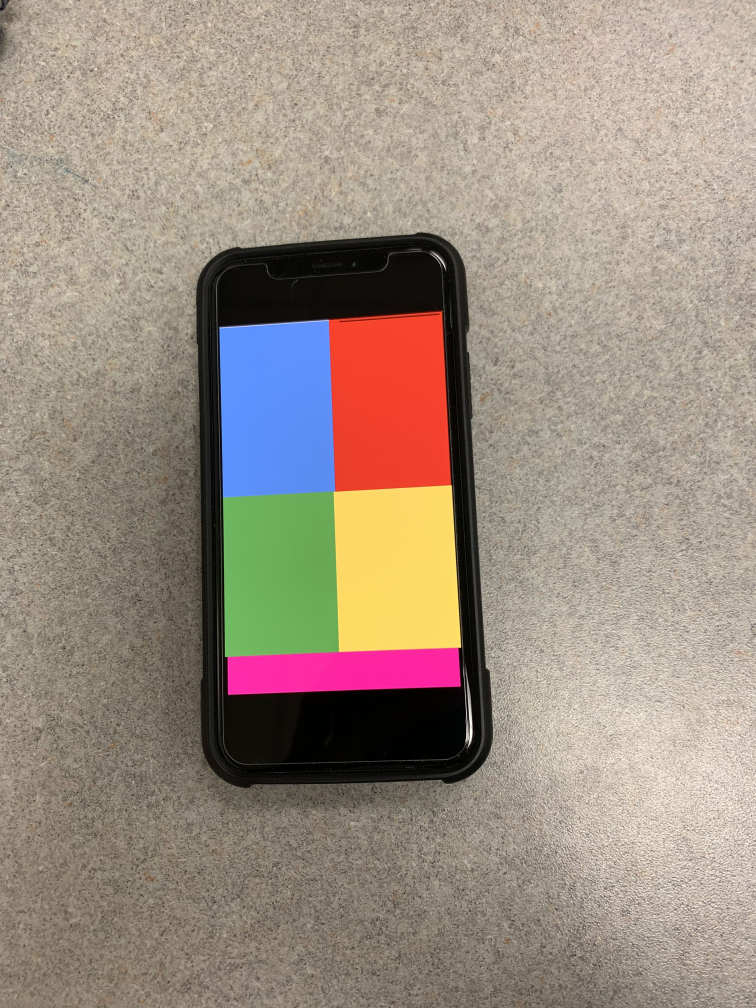
#> input picture IMG_4557.jpg, 3024 x 4032 px (shown at 1/4 size)
$ python -i colorcoordinates.py   (imports and definitions only)   (Python 2 division)
#> lines starting #> are read from the running program, lines starting #| are printed output that depends on the picture; after the words box and inside, x2 and y2 are one past the last pixel; in counts of white or black regions, pixels touching at a corner belong together
#> further down, picture is the input picture: shape (4032, 3024, 3); mean B, G, R 129, 142.2, 156.1
### boundingRectangle.py
# import the necessary packages
import cv2

class RectangleDetector:
	def __init__(self):
		pass

	# [42 lines left out: function detect, not called in this run]

### colorcoordinates.py
'''
- dont delete my comments bc its code i def do not know how to rewrite
'''
# importing modules

import cv2
import numpy as np
import math
import imutils
from shapedetector import ShapeDetector
from boundingRectangle import RectangleDetector
# from DetectColor import master_runner


# create class to store pattern objects
class pattern:
    # [5 lines left out: function __init__, not called in this run]


class coordinates:
    def __init__(self, x, y):
        self.x = x
        self.y = y


# [13 lines left out: function rotatePoint, not called in this run]

def detectRectangle(image):
        resized = imutils.resize(image, width=300)
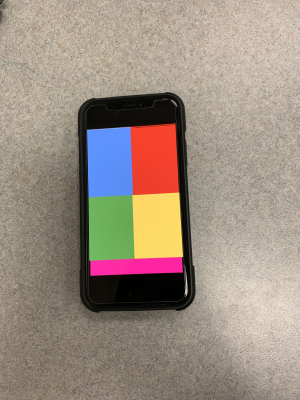
#> resized: shape (400, 300, 3); mean B, G, R 129, 142.2, 156.1
	ratio = image.shape[0] / float(resized.shape[0])
#> ratio = 10.08

	# convert the resized image to grayscale, blur it slightly,
	# and threshold it
	gray = cv2.cvtColor(resized, cv2.COLOR_BGR2GRAY)
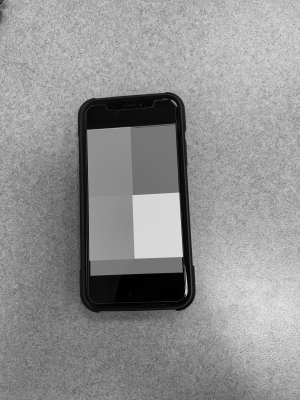
#> gray: shape (400, 300); min 0, max 233, mean 144.9
	blurred = cv2.GaussianBlur(gray, (5, 5), 0)
	thresh1 = cv2.threshold(blurred, 90, 255, cv2.THRESH_BINARY)[1]
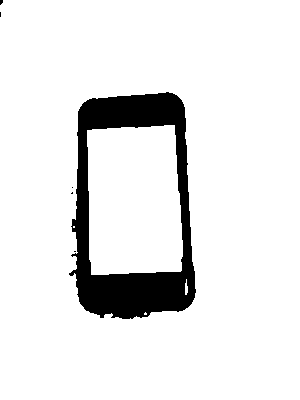
#> thresh1: shape (400, 300); 90.7% white; 6 black regions (5 under 20 px), largest, box (x1, y1, x2, y2) and area: (69, 92, 196, 319) 11118
	thresh = cv2.threshold(blurred, 160, 220, cv2.THRESH_BINARY)[1]
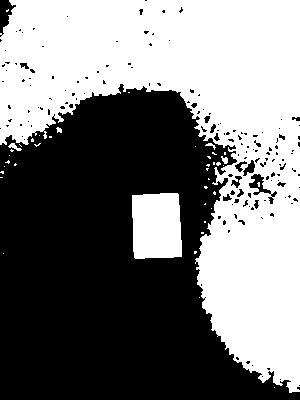
#> thresh: shape (400, 300); values 0 (black) and 220 (white), 48% white; 41 white regions (35 under 20 px)
	cv2.imshow("thresh", thresh)
	cv2.imshow("thresh1", thresh1)

	# find contours in the thresholded image and initialize the
	# shape detector
	cnts = cv2.findContours(thresh.copy(), cv2.RETR_TREE,
		cv2.CHAIN_APPROX_SIMPLE)
#> cnts = 195 contours, 164 with area under 20; largest, box (x1, y1, x2, y2) and area: (0, 0, 300, 393) 54852, (132, 193, 182, 259) 2968, (248, 173, 272, 196) 255, (242, 159, 256, 177) 118, (230, 175, 243, 189) 84
	cnts = imutils.grab_contours(cnts)
	sd = RectangleDetector()

	maxArea = 0
        boundingArray = []
	# loop over the contours
	for c in cnts:
		# compute the center of the contour, then detect the name of the
		# shape using only the contour
		M = cv2.moments(c)
		cX = int((M["m10"] / M["m00"]) * ratio)
		cY = int((M["m01"] / M["m00"]) * ratio)
		shape = sd.detect(c)

		# multiply the contour (x, y)-coordinates by the resize ratio,
		# then draw the contours and the name of the shape on the image
		c = c.astype("float")
		c *= ratio
		c = c.astype("int")
		area = cv2.contourArea(c)
		if (area > maxArea and shape == "rectangle"):
			maxArea = area
			#this gives you the coordinates for the bounds, you have the top left point and using width and height, find the other ones
			(x,y,w,h) = cv2.boundingRect(c)
                        #array = [[y, x] , [y, x + w], [y + h, x + w], [y + h, x]]
                        array = [[y + h, x], [y, x], [y, x + w], [y + h, x + w]]
                        boundingArray = array
                        #print(array)
			cv2.rectangle(image, (x,y), (x+w,y+h), (255, 0, 0), 2)
			#cv2.drawContours(image, [c], -1, (0, 255, 0), 2)
			cv2.putText(image, shape, (cX, cY), cv2.FONT_HERSHEY_SIMPLEX,
				0.5, (255, 255, 255), 2)
		# show the output image
		cv2.imshow("Rectangle bounded", image)
#> this loop made 1 pass
#> c on pass 1: [[274, 387]]
#> after the loop, boundingArray = []; maxArea = 0
        return boundingArray
# [50 lines left out: function detectShape, not called in this run]

#capturing video through webcam
# [3 lines not run here, left out]

# list of distances found
patternList = []

# can give each distance a unique id???
idCount = 0

# [168 lines not run here, left out]
        #finalImages list is the list list of "perfect images"

>>> import cv2
>>> picture = cv2.imread('IMG_4557.jpg')
#> (the run stopped early here; a loop or call above may not have finished)

$ run again, on 71396620_395642311122345_384962003254378496_n.jpg
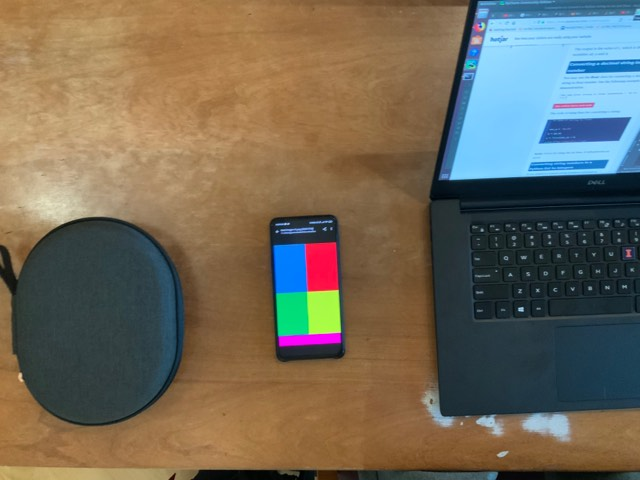
#> input picture 71396620_395642311122345_384962003254378496_n.jpg, 640 x 480 px
#> picture is the input picture: shape (480, 640, 3); mean B, G, R 88.6, 104.7, 113.1
#> in detectRectangle, `thresh1 = cv2.threshold(blurred, 90, 255, cv2.THRESH_BINARY)[1]`:
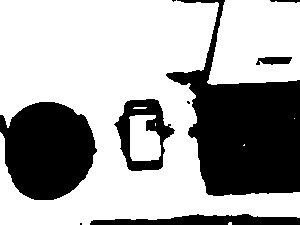
#> thresh1: shape (225, 300); 65.6% white; 9 black regions (3 under 20 px), largest, box (x1, y1, x2, y2) and area: (166, 0, 300, 196) 12418, (0, 102, 97, 200) 7174, (114, 99, 175, 171) 1773, (90, 214, 300, 225) 1575, (256, 57, 292, 65) 225, (270, 0, 300, 3) 59
#> thresh: shape (225, 300); values 0 (black) and 220 (white), 12.4% white; 17 white regions (10 under 20 px)
#> cnts = 28 contours, 18 with area under 20; largest, box (x1, y1, x2, y2) and area: (212, 8, 300, 83) 5072, (0, 44, 81, 105) 2702, (252, 54, 297, 69) 513, (144, 136, 159, 157) 256, (0, 219, 50, 225) 179
#> the loop in detectRectangle, `for c in cnts:` made 8 passes
#> (cX, cY, shape, area) on passes 1, 3, 4, 5, 6: (51, 473, 'circle', 759), (490, 423, 'circle', 99), (548, 424, 'circle', 523), (321, 311, 'circle', 1151), (115, 196, 'circle', 28)
#> pass 2, in detectRectangle, `cv2.imshow("Rectangle bounded", image)`:
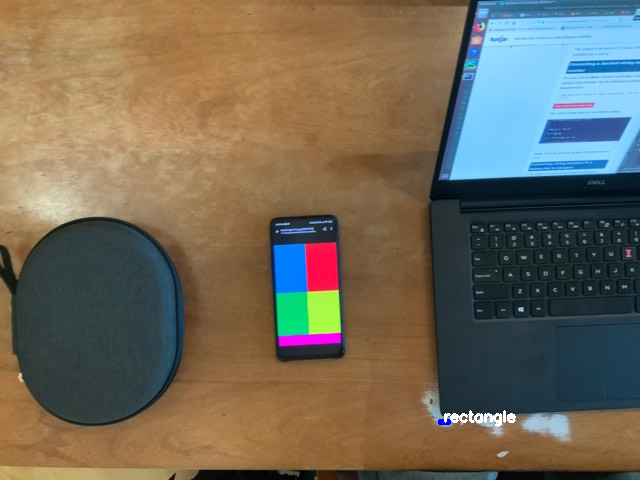
#> window 'Rectangle bounded': shape (480, 640, 3); mean B, G, R 88.9, 104.9, 113.4
#> after the loop in detectRectangle, `for c in cnts:`: h = 3; maxArea = 13; w = 10; x = 439; y = 420

$ run again, on camShiftTest.jpg
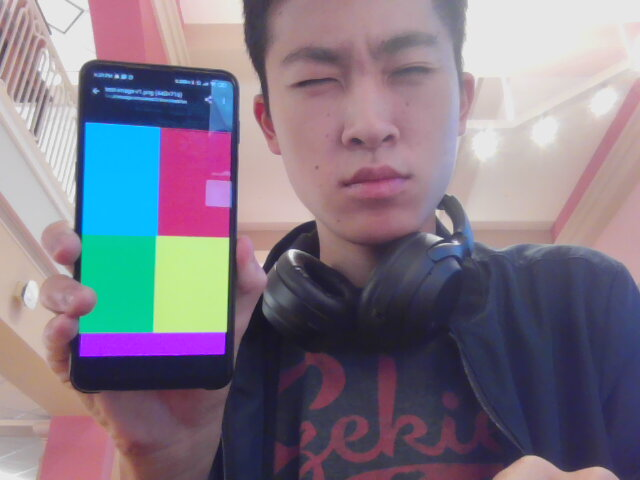
#> input picture camShiftTest.jpg, 640 x 480 px
#> picture is the input picture: shape (480, 640, 3); mean B, G, R 133.4, 119.2, 128.4
#> in detectRectangle, `thresh1 = cv2.threshold(blurred, 90, 255, cv2.THRESH_BINARY)[1]`:
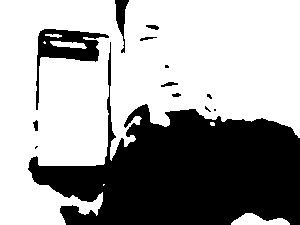
#> thresh1: shape (225, 300); 63.2% white; 13 black regions (5 under 20 px), largest, box (x1, y1, x2, y2) and area: (28, 42, 300, 225) 22660, (36, 29, 109, 110) 1592, (115, 0, 129, 53) 321
#> in detectRectangle, `thresh = cv2.threshold(blurred, 160, 220, cv2.THRESH_BINARY)[1]`:
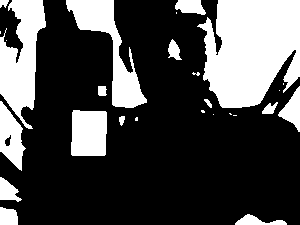
#> thresh: shape (225, 300); values 0 (black) and 220 (white), 28.9% white; 27 white regions (11 under 20 px)
#> cnts = 28 contours, 11 with area under 20; largest, box (x1, y1, x2, y2) and area: (197, 0, 300, 108) 8232, (0, 0, 46, 129) 3176, (66, 0, 147, 108) 2542, (71, 110, 107, 156) 1492, (0, 101, 26, 171) 1002
#> the loop in detectRectangle, `for c in cnts:` made 6 passes
#> (cX, cY, shape, area) on passes 1 to 5: (546, 471, 'circle', 1034), (17, 461, 'circle', 1132), (16, 406, 'circle', 1252), (290, 253, 'pentagon', 26), (258, 255, 'circle', 143)
#> after the loop in detectRectangle, `for c in cnts:`: boundingArray = []; maxArea = 0
